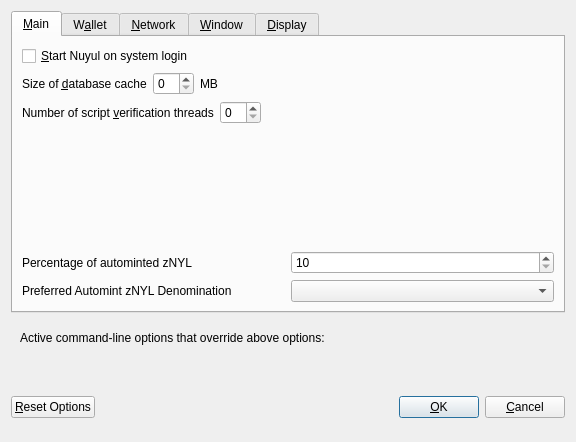
<?xml version="1.0" encoding="UTF-8"?>
<ui version="4.0">
 <class>OptionsDialog</class>
 <widget class="QDialog" name="OptionsDialog">
  <property name="geometry">
   <rect>
    <x>0</x>
    <y>0</y>
    <width>576</width>
    <height>442</height>
   </rect>
  </property>
  <property name="windowTitle">
   <string>Options</string>
  </property>
  <property name="modal">
   <bool>true</bool>
  </property>
  <layout class="QVBoxLayout" name="verticalLayout">
   <item>
    <widget class="QTabWidget" name="tabWidget">
     <property name="currentIndex">
      <number>0</number>
     </property>
     <widget class="QWidget" name="tabMain">
      <attribute name="title">
       <string>&amp;Main</string>
      </attribute>
      <layout class="QVBoxLayout" name="verticalLayout_Main">
       <item>
        <widget class="QCheckBox" name="bitcoinAtStartup">
         <property name="toolTip">
          <string>Automatically start Nuyul after logging in to the system.</string>
         </property>
         <property name="text">
          <string>&amp;Start Nuyul on system login</string>
         </property>
        </widget>
       </item>
       <item>
        <layout class="QHBoxLayout" name="horizontalLayout_2_Main">
         <item>
          <widget class="QLabel" name="databaseCacheLabel">
           <property name="text">
            <string>Size of &amp;database cache</string>
           </property>
           <property name="textFormat">
            <enum>Qt::PlainText</enum>
           </property>
           <property name="buddy">
            <cstring>databaseCache</cstring>
           </property>
          </widget>
         </item>
         <item>
          <widget class="QSpinBox" name="databaseCache"/>
         </item>
         <item>
          <widget class="QLabel" name="databaseCacheUnitLabel">
           <property name="text">
            <string>MB</string>
           </property>
           <property name="textFormat">
            <enum>Qt::PlainText</enum>
           </property>
          </widget>
         </item>
         <item>
          <spacer name="horizontalSpacer_2_Main">
           <property name="orientation">
            <enum>Qt::Horizontal</enum>
           </property>
           <property name="sizeHint" stdset="0">
            <size>
             <width>40</width>
             <height>20</height>
            </size>
           </property>
          </spacer>
         </item>
        </layout>
       </item>
       <item>
        <layout class="QHBoxLayout" name="horizontalLayout_3_Main">
         <item>
          <widget class="QLabel" name="threadsScriptVerifLabel">
           <property name="text">
            <string>Number of script &amp;verification threads</string>
           </property>
           <property name="textFormat">
            <enum>Qt::PlainText</enum>
           </property>
           <property name="buddy">
            <cstring>threadsScriptVerif</cstring>
           </property>
          </widget>
         </item>
         <item>
          <widget class="QSpinBox" name="threadsScriptVerif">
           <property name="toolTip">
            <string>(0 = auto, &lt;0 = leave that many cores free)</string>
           </property>
          </widget>
         </item>
         <item>
          <spacer name="horizontalSpacer_3_Main">
           <property name="orientation">
            <enum>Qt::Horizontal</enum>
           </property>
           <property name="sizeHint" stdset="0">
            <size>
             <width>40</width>
             <height>20</height>
            </size>
           </property>
          </spacer>
         </item>
        </layout>
       </item>
       <item>
        <spacer name="verticalSpacer_2">
         <property name="orientation">
          <enum>Qt::Vertical</enum>
         </property>
         <property name="sizeHint" stdset="0">
          <size>
           <width>20</width>
           <height>40</height>
          </size>
         </property>
        </spacer>
       </item>
       <item>
        <layout class="QHBoxLayout" name="horizontalLayout_3">
         <item>
          <widget class="QLabel" name="percentage_label">
           <property name="toolTip">
            <string>Percentage of incoming NYL which get automatically converted to zNYL via Zerocoin Protocol (min: 10%)</string>
           </property>
           <property name="text">
            <string>Percentage of autominted zNYL</string>
           </property>
          </widget>
         </item>
         <item>
          <widget class="QSpinBox" name="zeromintPercentage">
           <property name="minimum">
            <number>10</number>
           </property>
           <property name="maximum">
            <number>100</number>
           </property>
          </widget>
         </item>
        </layout>
       </item>
       <item>
        <layout class="QHBoxLayout" name="horizontalLayout" stretch="0,0">
         <property name="sizeConstraint">
          <enum>QLayout::SetFixedSize</enum>
         </property>
         <item>
          <widget class="QLabel" name="labelPreferredDenom">
           <property name="maximumSize">
            <size>
             <width>16777215</width>
             <height>16777215</height>
            </size>
           </property>
           <property name="toolTip">
            <string>Wait with automatic conversion to Zerocoin until enough NYL for this denomination is available</string>
           </property>
           <property name="text">
            <string>Preferred Automint zNYL Denomination</string>
           </property>
          </widget>
         </item>
         <item>
          <widget class="QComboBox" name="preferredDenom">
           <property name="maximumSize">
            <size>
             <width>16777215</width>
             <height>27</height>
            </size>
           </property>
           <property name="toolTip">
            <string>Wait with automatic conversion to Zerocoin until enough NYL for this denomination is available</string>
           </property>
           <property name="maxVisibleItems">
            <number>9</number>
           </property>
           <property name="maxCount">
            <number>9</number>
           </property>
          </widget>
         </item>
        </layout>
       </item>
      </layout>
     </widget>
     <widget class="QWidget" name="tabWallet">
      <attribute name="title">
       <string>W&amp;allet</string>
      </attribute>
      <layout class="QVBoxLayout" name="verticalLayout_Wallet">
       <item>
        <widget class="QGroupBox" name="groupBox">
         <property name="title">
          <string>Expert</string>
         </property>
         <layout class="QVBoxLayout" name="verticalLayout_2">
          <item>
           <widget class="QCheckBox" name="coinControlFeatures">
            <property name="toolTip">
             <string>Whether to show coin control features or not.</string>
            </property>
            <property name="text">
             <string>Enable coin &amp;control features</string>
            </property>
           </widget>
          </item>
          <item>
           <widget class="QCheckBox" name="showMasternodesTab">
            <property name="toolTip">
             <string>Show additional tab listing all your masternodes in first sub-tab&lt;br/&gt;and all masternodes on the network in second sub-tab.</string>
            </property>
            <property name="text">
             <string>Show Masternodes Tab</string>
            </property>
           </widget>
          </item>
          <item>
           <widget class="QCheckBox" name="spendZeroConfChange">
            <property name="toolTip">
             <string>If you disable the spending of unconfirmed change, the change from a transaction&lt;br/&gt;cannot be used until that transaction has at least one confirmation.&lt;br/&gt;This also affects how your balance is computed.</string>
            </property>
            <property name="text">
             <string>&amp;Spend unconfirmed change</string>
            </property>
           </widget>
          </item>
         </layout>
        </widget>
       </item>
       <item>
        <spacer name="verticalSpacer_Wallet">
         <property name="orientation">
          <enum>Qt::Vertical</enum>
         </property>
         <property name="sizeHint" stdset="0">
          <size>
           <width>20</width>
           <height>40</height>
          </size>
         </property>
        </spacer>
       </item>
      </layout>
     </widget>
     <widget class="QWidget" name="tabNetwork">
      <attribute name="title">
       <string>&amp;Network</string>
      </attribute>
      <layout class="QVBoxLayout" name="verticalLayout_Network">
       <item>
        <widget class="QCheckBox" name="mapPortUpnp">
         <property name="toolTip">
          <string>Automatically open the Nuyul client port on the router. This only works when your router supports UPnP and it is enabled.</string>
         </property>
         <property name="text">
          <string>Map port using &amp;UPnP</string>
         </property>
        </widget>
       </item>
       <item>
        <widget class="QCheckBox" name="allowIncoming">
         <property name="toolTip">
          <string>Accept connections from outside</string>
         </property>
         <property name="text">
          <string>Allow incoming connections</string>
         </property>
        </widget>
       </item>
       <item>
        <widget class="QCheckBox" name="connectSocks">
         <property name="toolTip">
          <string>Connect to the Nuyul network through a SOCKS5 proxy.</string>
         </property>
         <property name="text">
          <string>&amp;Connect through SOCKS5 proxy (default proxy):</string>
         </property>
        </widget>
       </item>
       <item>
        <layout class="QHBoxLayout" name="horizontalLayout_1_Network">
         <item>
          <widget class="QLabel" name="proxyIpLabel">
           <property name="text">
            <string>Proxy &amp;IP:</string>
           </property>
           <property name="textFormat">
            <enum>Qt::PlainText</enum>
           </property>
           <property name="buddy">
            <cstring>proxyIp</cstring>
           </property>
          </widget>
         </item>
         <item>
          <widget class="QValidatedLineEdit" name="proxyIp">
           <property name="minimumSize">
            <size>
             <width>140</width>
             <height>0</height>
            </size>
           </property>
           <property name="maximumSize">
            <size>
             <width>140</width>
             <height>16777215</height>
            </size>
           </property>
           <property name="toolTip">
            <string>IP address of the proxy (e.g. IPv4: 127.0.0.1 / IPv6: ::1)</string>
           </property>
          </widget>
         </item>
         <item>
          <widget class="QLabel" name="proxyPortLabel">
           <property name="text">
            <string>&amp;Port:</string>
           </property>
           <property name="textFormat">
            <enum>Qt::PlainText</enum>
           </property>
           <property name="buddy">
            <cstring>proxyPort</cstring>
           </property>
          </widget>
         </item>
         <item>
          <widget class="QLineEdit" name="proxyPort">
           <property name="minimumSize">
            <size>
             <width>55</width>
             <height>0</height>
            </size>
           </property>
           <property name="maximumSize">
            <size>
             <width>55</width>
             <height>16777215</height>
            </size>
           </property>
           <property name="toolTip">
            <string>Port of the proxy (e.g. 9050)</string>
           </property>
          </widget>
         </item>
         <item>
          <spacer name="horizontalSpacer_1_Network">
           <property name="orientation">
            <enum>Qt::Horizontal</enum>
           </property>
           <property name="sizeHint" stdset="0">
            <size>
             <width>40</width>
             <height>20</height>
            </size>
           </property>
          </spacer>
         </item>
        </layout>
       </item>
       <item>
        <spacer name="verticalSpacer_Network">
         <property name="orientation">
          <enum>Qt::Vertical</enum>
         </property>
         <property name="sizeHint" stdset="0">
          <size>
           <width>20</width>
           <height>40</height>
          </size>
         </property>
        </spacer>
       </item>
      </layout>
     </widget>
     <widget class="QWidget" name="tabWindow">
      <attribute name="title">
       <string>&amp;Window</string>
      </attribute>
      <layout class="QVBoxLayout" name="verticalLayout_Window">
       <item>
        <widget class="QCheckBox" name="minimizeToTray">
         <property name="toolTip">
          <string>Show only a tray icon after minimizing the window.</string>
         </property>
         <property name="text">
          <string>&amp;Minimize to the tray instead of the taskbar</string>
         </property>
        </widget>
       </item>
       <item>
        <widget class="QCheckBox" name="minimizeOnClose">
         <property name="toolTip">
          <string>Minimize instead of exit the application when the window is closed. When this option is enabled, the application will be closed only after selecting Quit in the menu.</string>
         </property>
         <property name="text">
          <string>M&amp;inimize on close</string>
         </property>
        </widget>
       </item>
       <item>
        <spacer name="verticalSpacer_Window">
         <property name="orientation">
          <enum>Qt::Vertical</enum>
         </property>
         <property name="sizeHint" stdset="0">
          <size>
           <width>20</width>
           <height>40</height>
          </size>
         </property>
        </spacer>
       </item>
      </layout>
     </widget>
     <widget class="QWidget" name="tabDisplay">
      <attribute name="title">
       <string>&amp;Display</string>
      </attribute>
      <layout class="QVBoxLayout" name="verticalLayout_Display">
       <item>
        <layout class="QHBoxLayout" name="horizontalLayout_1_Display">
         <item>
          <widget class="QLabel" name="langLabel">
           <property name="text">
            <string>User Interface &amp;language:</string>
           </property>
           <property name="textFormat">
            <enum>Qt::PlainText</enum>
           </property>
           <property name="buddy">
            <cstring>lang</cstring>
           </property>
          </widget>
         </item>
         <item>
          <widget class="QValueComboBox" name="lang">
           <property name="toolTip">
            <string>The user interface language can be set here. This setting will take effect after restarting Nuyul.</string>
           </property>
          </widget>
         </item>
        </layout>
       </item>
       <item>
        <widget class="QLabel" name="label_3">
         <property name="toolTip">
          <string notr="true"/>
         </property>
         <property name="statusTip">
          <string notr="true"/>
         </property>
         <property name="whatsThis">
          <string notr="true"/>
         </property>
         <property name="accessibleName">
          <string notr="true"/>
         </property>
         <property name="text">
          <string>Language missing or translation incomplete? Help contributing translations here:
https://www.transifex.com/nuyul-project/nuyul-project-translations</string>
         </property>
         <property name="wordWrap">
          <bool>true</bool>
         </property>
         <property name="openExternalLinks">
          <bool>true</bool>
         </property>
         <property name="textInteractionFlags">
          <set>Qt::TextBrowserInteraction</set>
         </property>
        </widget>
       </item>
       <item>
        <layout class="QHBoxLayout" name="horizontalLayout_4_Display" stretch="0,0">
         <item>
          <widget class="QLabel" name="themeLabel">
           <property name="text">
            <string>User Interface Theme:</string>
           </property>
          </widget>
         </item>
         <item>
          <widget class="QValueComboBox" name="theme"/>
         </item>
        </layout>
       </item>
       <item>
        <widget class="Line" name="line">
         <property name="orientation">
          <enum>Qt::Horizontal</enum>
         </property>
        </widget>
       </item>
       <item>
        <layout class="QHBoxLayout" name="horizontalLayout_2_Display">
         <item>
          <widget class="QLabel" name="unitLabel">
           <property name="text">
            <string>&amp;Unit to show amounts in:</string>
           </property>
           <property name="textFormat">
            <enum>Qt::PlainText</enum>
           </property>
           <property name="buddy">
            <cstring>unit</cstring>
           </property>
          </widget>
         </item>
         <item>
          <widget class="QValueComboBox" name="unit">
           <property name="toolTip">
            <string>Choose the default subdivision unit to show in the interface and when sending coins.</string>
           </property>
          </widget>
         </item>
        </layout>
       </item>
       <item>
        <layout class="QHBoxLayout" name="horizontalLayout_5_Display">
         <item>
          <widget class="QLabel" name="digitsLabel">
           <property name="text">
            <string>Decimal digits</string>
           </property>
          </widget>
         </item>
         <item>
          <widget class="QValueComboBox" name="digits"/>
         </item>
        </layout>
       </item>
       <item>
        <layout class="QHBoxLayout" name="horizontalLayout_3_Display">
         <item>
          <widget class="QLabel" name="thirdPartyTxUrlsLabel">
           <property name="toolTip">
            <string>Third party URLs (e.g. a block explorer) that appear in the transactions tab as context menu items. %s in the URL is replaced by transaction hash. Multiple URLs are separated by vertical bar |.</string>
           </property>
           <property name="text">
            <string>Third party transaction URLs</string>
           </property>
           <property name="buddy">
            <cstring>thirdPartyTxUrls</cstring>
           </property>
          </widget>
         </item>
         <item>
          <widget class="QLineEdit" name="thirdPartyTxUrls">
           <property name="toolTip">
            <string>Third party URLs (e.g. a block explorer) that appear in the transactions tab as context menu items. %s in the URL is replaced by transaction hash. Multiple URLs are separated by vertical bar |.</string>
           </property>
          </widget>
         </item>
        </layout>
       </item>
       <item>
        <spacer name="verticalSpacer">
         <property name="orientation">
          <enum>Qt::Vertical</enum>
         </property>
         <property name="sizeHint" stdset="0">
          <size>
           <width>20</width>
           <height>40</height>
          </size>
         </property>
        </spacer>
       </item>
      </layout>
     </widget>
    </widget>
   </item>
   <item>
    <widget class="QFrame" name="frame">
     <layout class="QVBoxLayout" name="verticalLayout_Bottom">
      <item>
       <layout class="QHBoxLayout" name="horizontalLayout_Bottom">
        <item>
         <widget class="QLabel" name="overriddenByCommandLineInfoLabel">
          <property name="text">
           <string>Active command-line options that override above options:</string>
          </property>
          <property name="textFormat">
           <enum>Qt::PlainText</enum>
          </property>
         </widget>
        </item>
        <item>
         <spacer name="horizontalSpacer_Bottom">
          <property name="orientation">
           <enum>Qt::Horizontal</enum>
          </property>
          <property name="sizeHint" stdset="0">
           <size>
            <width>40</width>
            <height>20</height>
           </size>
          </property>
         </spacer>
        </item>
       </layout>
      </item>
      <item>
       <widget class="QLabel" name="overriddenByCommandLineLabel">
        <property name="text">
         <string/>
        </property>
        <property name="textFormat">
         <enum>Qt::PlainText</enum>
        </property>
        <property name="wordWrap">
         <bool>true</bool>
        </property>
       </widget>
      </item>
     </layout>
    </widget>
   </item>
   <item>
    <layout class="QHBoxLayout" name="horizontalLayout_Buttons">
     <item>
      <widget class="QPushButton" name="resetButton">
       <property name="toolTip">
        <string>Reset all client options to default.</string>
       </property>
       <property name="text">
        <string>&amp;Reset Options</string>
       </property>
       <property name="autoDefault">
        <bool>false</bool>
       </property>
      </widget>
     </item>
     <item>
      <spacer name="horizontalSpacer_1">
       <property name="orientation">
        <enum>Qt::Horizontal</enum>
       </property>
       <property name="sizeHint" stdset="0">
        <size>
         <width>40</width>
         <height>48</height>
        </size>
       </property>
      </spacer>
     </item>
     <item>
      <widget class="QLabel" name="statusLabel">
       <property name="minimumSize">
        <size>
         <width>200</width>
         <height>0</height>
        </size>
       </property>
       <property name="font">
        <font>
         <weight>75</weight>
         <bold>true</bold>
        </font>
       </property>
       <property name="text">
        <string/>
       </property>
       <property name="textFormat">
        <enum>Qt::PlainText</enum>
       </property>
       <property name="wordWrap">
        <bool>true</bool>
       </property>
      </widget>
     </item>
     <item>
      <spacer name="horizontalSpacer_2">
       <property name="orientation">
        <enum>Qt::Horizontal</enum>
       </property>
       <property name="sizeHint" stdset="0">
        <size>
         <width>40</width>
         <height>48</height>
        </size>
       </property>
      </spacer>
     </item>
     <item>
      <widget class="QPushButton" name="okButton">
       <property name="text">
        <string>&amp;OK</string>
       </property>
       <property name="autoDefault">
        <bool>false</bool>
       </property>
       <property name="default">
        <bool>true</bool>
       </property>
      </widget>
     </item>
     <item>
      <widget class="QPushButton" name="cancelButton">
       <property name="text">
        <string>&amp;Cancel</string>
       </property>
       <property name="autoDefault">
        <bool>false</bool>
       </property>
      </widget>
     </item>
    </layout>
   </item>
  </layout>
 </widget>
 <customwidgets>
  <customwidget>
   <class>QValidatedLineEdit</class>
   <extends>QLineEdit</extends>
   <header>qvalidatedlineedit.h</header>
  </customwidget>
  <customwidget>
   <class>QValueComboBox</class>
   <extends>QComboBox</extends>
   <header>qvaluecombobox.h</header>
  </customwidget>
 </customwidgets>
 <resources/>
 <connections/>
</ui>
